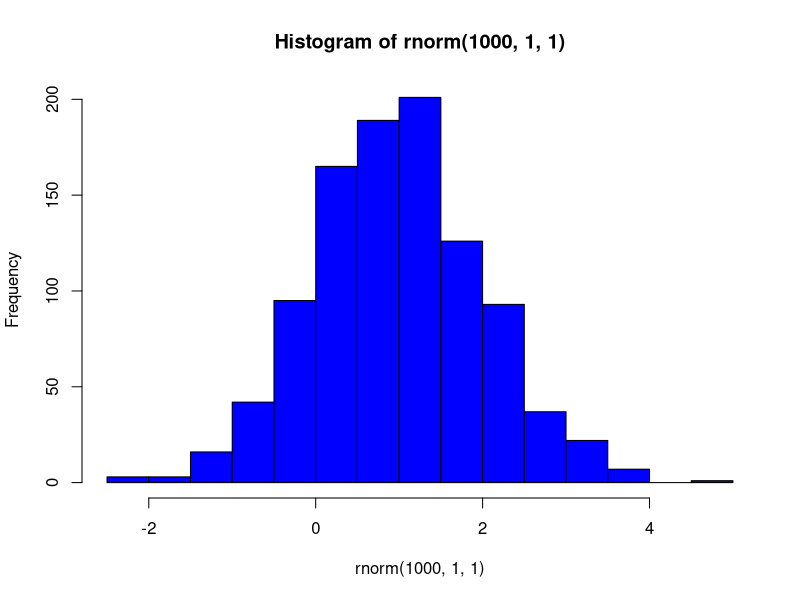

Here is the R script that generated this plot:
## ---- chunk 1
head(mtcars)
## ---- chunk 2
hist(rnorm(1000,1,1), col = "blue")
